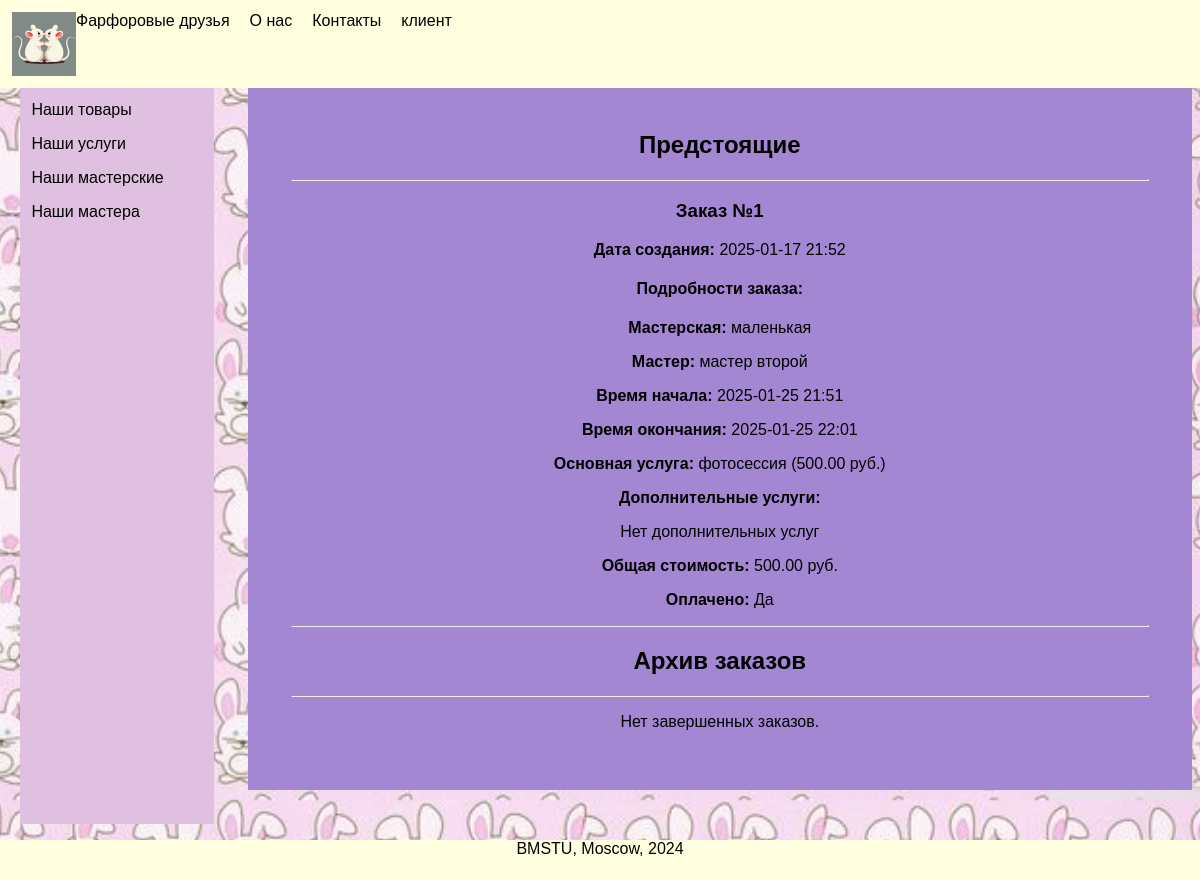
Screenshot of /personal/orders/ (signed in) with the database file from the repository.
### nirs_app/models.py (models this page shows, shortened)
class User(AbstractUser):
    username = None
    first_name = models.CharField(max_length=43)
    last_name = models.CharField(max_length=43)
    email = models.EmailField(unique=True)
    phone_number = models.CharField(max_length=15)
    is_employee = models.BooleanField(default=False)
    USERNAME_FIELD = 'email'
    REQUIRED_FIELDS = ['first_name', 'last_name']

class Order(models.Model):
    appointment = models.ForeignKey(Appointment, on_delete=models.DO_NOTHING)
    purchase_date = models.DateTimeField(null=False, auto_now_add=True)
    is_paid = models.BooleanField(default=False)
    def get_total_amount(self):
        main_service_price = self.appointment.main_service.price
        additional_services_price = self.orderadditionalservice_set.aggregate(
            total_price=models.Sum('service__price')
        )['total_price'] or 0
        return main_service_price + additional_services_price

class Appointment(models.Model):
    workshop = models.ForeignKey(Workshop, on_delete=models.DO_NOTHING)
    master = models.ForeignKey(Master, on_delete=models.DO_NOTHING, null=True, blank=True)
    client = models.ForeignKey(User, on_delete=models.DO_NOTHING, related_name='client_appointments')
    start_time = models.DateTimeField()
    end_time = models.DateTimeField()
    created_at = models.DateTimeField(auto_now_add=True)
    main_service = models.ForeignKey(Service, on_delete=models.DO_NOTHING, related_name="main_appointments")

class Workshop(models.Model):
    photo = models.ImageField(upload_to="images/workshops", default="images/no_photo.png")
    name = models.CharField(max_length=255, unique=True)
    price = models.DecimalField(max_digits=10, decimal_places=2)
    description = models.TextField()
    capacity = models.IntegerField()
    area = models.DecimalField(max_digits=10, decimal_places=1)

class Master(models.Model):
    user = models.OneToOneField(User, on_delete=models.DO_NOTHING, related_name='master')
    experience_since = models.DateField(null=True)
    photo = models.ImageField(upload_to="images/masters", default="images/masters/no_photo.png")

class Service(models.Model):
    photo = models.ImageField(upload_to="images/services", default="images/no_photo.png")
    name = models.CharField(max_length=255, unique=True)
    price = models.DecimalField(max_digits=10, decimal_places=2)
    description = models.TextField()
    duration = models.IntegerField(default=60)
    is_main = models.BooleanField(default=True)

### nirs_app/views.py (the view)
# urls.py: path('orders/', views.my_orders_view, name='my_orders'),
@login_required
def my_orders_view(request):
    orders = Order.objects.filter(appointment__client=request.user).order_by('purchase_date')
    now = timezone.now()
    upcoming_orders = [order for order in orders if order.appointment.start_time > now]
    archived_orders = [order for order in orders if order.appointment.start_time <= now]
    context = {
        'upcoming_orders': upcoming_orders,
        'archived_orders': archived_orders,
    }
    return render(request, 'personal/my_orders.html', context)

### nirs_app/context_processors.py (called while the page is built)
def user_role(request):
    if request.user.is_authenticated:
        user = request.user
        role = get_user_role(user)
        return {'role': role}
    return {}

def get_user_role(user):
    if user.is_superuser:
        return 'админа'
    elif hasattr(user, 'seller'):
        return 'продавца'
    elif hasattr(user, 'master'):
        return 'мастера'
    elif hasattr(user, 'client'):
        return 'клиента'
    return None

### nirs_app/templates/personal/my_orders.html (shortened to what this page needs)
{% extends "personal/user_personal.html" %}
{% load static %}
{% block content %}
    <section id="products">
        <h2>Предстоящие</h2>
        <hr>
        {% if upcoming_orders %}
            {% for order in upcoming_orders %}
                <div class="order-container">
                    <h3>Заказ №{{ order.id }}</h3>
                     <p><strong>Дата создания:</strong> {{ order.purchase_date|date:"Y-m-d H:i" }}</p>
                    <div class="appointment-details">
                       <h4>Подробности заказа:</h4>
                        <p><strong>Мастерская:</strong> {{ order.appointment.workshop.name }}</p>
                        <p><strong>Мастер:</strong>
                            {% if order.appointment.master %}
                                {{ order.appointment.master.user.first_name }} {{ order.appointment.master.user.last_name }}
                            {% else %}
                                Не указан
                            {% endif %}
                        </p>
                         <p><strong>Время начала:</strong> {{ order.appointment.start_time|date:"Y-m-d H:i" }}</p>
                        <p><strong>Время окончания:</strong> {{ order.appointment.end_time|date:"Y-m-d H:i" }}</p>
                         <p><strong>Основная услуга:</strong> {{ order.appointment.main_service.name }} ({{ order.appointment.main_service.price }} руб.)</p>
                    </div>
                    <div class="additional-services">
                        <p><strong>Дополнительные услуги:</strong></p>
                        {% if order.orderadditionalservice_set.all %}
                             <ul>
                                {% for additional_service in order.orderadditionalservice_set.all %}
                                    <li>{{ additional_service.service.name }} ({{ additional_service.service.price }} руб.)</li>
                                {% endfor %}
                             </ul>
                        {% else %}
                            <p>Нет дополнительных услуг</p>
                        {% endif %}
                    </div>
                     <p><strong>Общая стоимость: </strong> {{ order.get_total_amount }} руб.</p>
                     <p><strong>Оплачено:</strong> {% if order.is_paid %}Да{% else %}Нет{% endif %}</p>
                </div>
                <hr>
            {% endfor %}
        {% else %}
            <p>Нет предстоящих заказов.</p>
        {% endif %}
           <h2>Архив заказов</h2>
            <hr>
            {% if archived_orders %}
                {% for order in archived_orders %}
                  <div class="order-container">
                      <h3>Заказ №{{ order.id }}</h3>
                      <p><strong>Дата создания:</strong> {{ order.purchase_date|date:"Y-m-d H:i" }}</p>
                      <div class="appointment-details">
                         <h4>Подробности заказа:</h4>
                          <p><strong>Мастерская:</strong> {{ order.appointment.workshop.name }}</p>
                          <p><strong>Мастер:</strong>
                              {% if order.appointment.master %}
                                  {{ order.appointment.master.user.first_name }} {{ order.appointment.master.user.last_name }}
                              {% else %}
                                  Не указан
                              {% endif %}
                          </p>
                           <p><strong>Время начала:</strong> {{ order.appointment.start_time|date:"Y-m-d H:i" }}</p>
                          <p><strong>Время окончания:</strong> {{ order.appointment.end_time|date:"Y-m-d H:i" }}</p>
                           <p><strong>Основная услуга:</strong> {{ order.appointment.main_service.name }} ({{ order.appointment.main_service.price }} руб.)</p>
                      </div>
                      <div class="additional-services">
                          <p><strong>Дополнительные услуги:</strong></p>
                          {% if order.orderadditionalservice_set.all %}
                               <ul>
                                  {% for additional_service in order.orderadditionalservice_set.all %}
                                      <li>{{ additional_service.service.name }} ({{ additional_service.service.price }} руб.)</li>
                                  {% endfor %}
                               </ul>
                          {% else %}
                              <p>Нет дополнительных услуг</p>
                          {% endif %}
                      </div>
                       <p><strong>Общая стоимость: </strong> {{ order.get_total_amount }} руб.</p>
                       <p><strong>Оплачено:</strong> {% if order.is_paid %}Да{% else %}Нет{% endif %}</p>
                  </div>
                  <hr>
                {% endfor %}
              {% else %}
                <p>Нет завершенных заказов.</p>
            {% endif %}
        </section>
    {% endblock content %}

### nirs_app/templates/index.html (shortened to what this page needs)
<!DOCTYPE html>
{% load static %}
<html lang="ru">
<head>
    <link rel="stylesheet" href="{% static 'css/styles.css' %}">
</head>
<body>
    <div class="header">
        <img src="{% static "images/farfor_logo_2d.png" %}" alt="logo" >
            <a href="{% url 'home' %}">Фарфоровые друзья</a>
            <a href="{% url 'about' %}">О нас</a>
            <a href="{% url 'contacts' %}">Контакты</a>
            {% if request.user.is_authenticated %}
                <a href="{% url 'user_personal' %}">{{ request.user.first_name }}</a>
            {% else %}
                <a href="{% url 'auth' %}">Вход</a>
            {% endif %}
    </div>
    <div class="container">
        <div class="sidebar">
            {% block sidebar %}{% endblock sidebar %}
        </div>
        <div class="content">
            {% block content %}{% endblock content %}
        </div>
    </div>
    <div class="footer">
        <p>BMSTU, Moscow, 2024</p>
    </div>
</body>
</html>

### nirs_app/static/css/styles.css (style rules this page uses)
body { background-size: cover; background-repeat: repeat-y; background-position: center; height: 100vh; margin: 0; font-family: sans-serif; box-sizing: border-box; }
.header { background-color: #FFFFE0; padding: 1%; display: flex; width: 100%; height: 10%; position: fixed; text-align: center; box-sizing: border-box; }
.header a { text-decoration:dotted; color: black; margin-right: 20px; }
.footer { background-color: #FFFFE0; width: 100%; height: 5%; text-align: center; position:static; }
.container { display: flex; width: 95%; }
.sidebar { background-color: #E0C0E0; width: 15%; padding: 1%; margin-top: 6.5%; margin-left: 20px; }
.content { align-self: center; margin-top: 3%; flex: 1; padding: 3%; height: auto; text-align: center; }
#products { padding: 5%; width: 100%; height: auto; background-color: #a487d3; }

### rows the page displays
User: user.first_name "клиент"
Order: id "1", purchase_date "2025-01-17 21:52", appointment.workshop.name "маленькая", appointment.master.user.first_name "мастер", appointment.master.user.last_name "второй", appointment.start_time "2025-01-25 21:51", appointment.end_time "2025-01-25 22:01", appointment.main_service.name "фотосессия", appointment.main_service.price "500.00", shows "Нет дополнительных услуг", get_total_amount "500.00", is_paid "Да"
